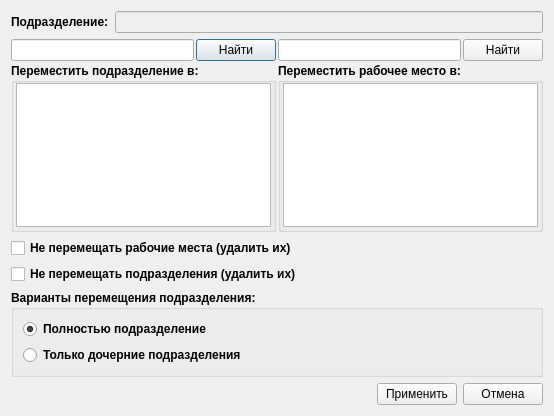
<?xml version="1.0" encoding="UTF-8"?>
<ui version="4.0">
 <class>MoveTreeItem</class>
 <widget class="QDialog" name="MoveTreeItem">
  <property name="geometry">
   <rect>
    <x>0</x>
    <y>0</y>
    <width>554</width>
    <height>416</height>
   </rect>
  </property>
  <property name="windowTitle">
   <string>Перемещение</string>
  </property>
  <layout class="QVBoxLayout" name="verticalLayout_6">
   <item>
    <layout class="QHBoxLayout" name="horizontalLayout">
     <item>
      <widget class="QLabel" name="label">
       <property name="font">
        <font>
         <weight>75</weight>
         <bold>true</bold>
        </font>
       </property>
       <property name="text">
        <string>Подразделение:</string>
       </property>
       <property name="buddy">
        <cstring>movedItem</cstring>
       </property>
      </widget>
     </item>
     <item>
      <widget class="QLineEdit" name="movedItem">
       <property name="enabled">
        <bool>false</bool>
       </property>
      </widget>
     </item>
    </layout>
   </item>
   <item>
    <layout class="QHBoxLayout" name="horizontalLayout_4">
     <property name="spacing">
      <number>2</number>
     </property>
     <item>
      <layout class="QVBoxLayout" name="verticalLayout_4">
       <item>
        <layout class="QHBoxLayout" name="horizontalLayout_2">
         <item>
          <widget class="QLineEdit" name="lineFilter"/>
         </item>
         <item>
          <widget class="QPushButton" name="findButton">
           <property name="text">
            <string>Найти</string>
           </property>
           <property name="icon">
            <iconset resource="../icons.qrc">
             <normaloff>:/16x16/find/ico/find_16x16.png</normaloff>:/16x16/find/ico/find_16x16.png</iconset>
           </property>
          </widget>
         </item>
        </layout>
       </item>
       <item>
        <widget class="QGroupBox" name="groupBox">
         <property name="font">
          <font>
           <weight>75</weight>
           <bold>true</bold>
          </font>
         </property>
         <property name="title">
          <string>Переместить подразделение в:</string>
         </property>
         <layout class="QVBoxLayout" name="verticalLayout">
          <property name="leftMargin">
           <number>2</number>
          </property>
          <property name="topMargin">
           <number>0</number>
          </property>
          <property name="rightMargin">
           <number>2</number>
          </property>
          <property name="bottomMargin">
           <number>2</number>
          </property>
          <item>
           <widget class="QTreeView" name="newParents">
            <property name="editTriggers">
             <set>QAbstractItemView::NoEditTriggers</set>
            </property>
            <property name="alternatingRowColors">
             <bool>true</bool>
            </property>
            <property name="rootIsDecorated">
             <bool>false</bool>
            </property>
            <property name="itemsExpandable">
             <bool>false</bool>
            </property>
            <property name="allColumnsShowFocus">
             <bool>true</bool>
            </property>
            <property name="expandsOnDoubleClick">
             <bool>false</bool>
            </property>
           </widget>
          </item>
         </layout>
        </widget>
       </item>
      </layout>
     </item>
     <item>
      <layout class="QVBoxLayout" name="verticalLayout_5">
       <item>
        <layout class="QHBoxLayout" name="horizontalLayout_5">
         <item>
          <widget class="QLineEdit" name="lineFilterWp"/>
         </item>
         <item>
          <widget class="QPushButton" name="findWpButton">
           <property name="text">
            <string>Найти</string>
           </property>
           <property name="icon">
            <iconset resource="../icons.qrc">
             <normaloff>:/16x16/find/ico/find_16x16.png</normaloff>:/16x16/find/ico/find_16x16.png</iconset>
           </property>
          </widget>
         </item>
        </layout>
       </item>
       <item>
        <widget class="QGroupBox" name="groupBox_2">
         <property name="font">
          <font>
           <weight>75</weight>
           <bold>true</bold>
          </font>
         </property>
         <property name="title">
          <string>Переместить рабочее место в:</string>
         </property>
         <layout class="QVBoxLayout" name="verticalLayout_3">
          <property name="leftMargin">
           <number>2</number>
          </property>
          <property name="topMargin">
           <number>0</number>
          </property>
          <property name="rightMargin">
           <number>2</number>
          </property>
          <property name="bottomMargin">
           <number>2</number>
          </property>
          <item>
           <widget class="QTreeView" name="newParentsWp">
            <property name="editTriggers">
             <set>QAbstractItemView::NoEditTriggers</set>
            </property>
            <property name="alternatingRowColors">
             <bool>true</bool>
            </property>
            <property name="rootIsDecorated">
             <bool>false</bool>
            </property>
            <property name="itemsExpandable">
             <bool>false</bool>
            </property>
            <property name="allColumnsShowFocus">
             <bool>true</bool>
            </property>
            <property name="expandsOnDoubleClick">
             <bool>false</bool>
            </property>
           </widget>
          </item>
         </layout>
        </widget>
       </item>
      </layout>
     </item>
    </layout>
   </item>
   <item>
    <widget class="QCheckBox" name="delWp">
     <property name="font">
      <font>
       <weight>75</weight>
       <bold>true</bold>
      </font>
     </property>
     <property name="text">
      <string>Не перемещать рабочие места (удалить их)</string>
     </property>
    </widget>
   </item>
   <item>
    <widget class="QCheckBox" name="delDep">
     <property name="font">
      <font>
       <weight>75</weight>
       <bold>true</bold>
      </font>
     </property>
     <property name="text">
      <string>Не перемещать подразделения (удалить их)</string>
     </property>
    </widget>
   </item>
   <item>
    <widget class="QGroupBox" name="moveVariants">
     <property name="font">
      <font>
       <weight>75</weight>
       <bold>true</bold>
      </font>
     </property>
     <property name="title">
      <string>Варианты перемещения подразделения:</string>
     </property>
     <layout class="QVBoxLayout" name="verticalLayout_2">
      <item>
       <widget class="QRadioButton" name="fullItem">
        <property name="text">
         <string>Полностью подразделение</string>
        </property>
        <property name="checked">
         <bool>true</bool>
        </property>
       </widget>
      </item>
      <item>
       <widget class="QRadioButton" name="onlyChildrenItem">
        <property name="text">
         <string>Только дочерние подразделения</string>
        </property>
       </widget>
      </item>
     </layout>
    </widget>
   </item>
   <item>
    <layout class="QHBoxLayout" name="horizontalLayout_3">
     <item>
      <spacer name="horizontalSpacer">
       <property name="orientation">
        <enum>Qt::Horizontal</enum>
       </property>
       <property name="sizeHint" stdset="0">
        <size>
         <width>40</width>
         <height>20</height>
        </size>
       </property>
      </spacer>
     </item>
     <item>
      <widget class="QPushButton" name="moveButton">
       <property name="text">
        <string>Применить</string>
       </property>
       <property name="icon">
        <iconset resource="../icons.qrc">
         <normaloff>:/16x16/apply/ico/apply_16x16.png</normaloff>:/16x16/apply/ico/apply_16x16.png</iconset>
       </property>
      </widget>
     </item>
     <item>
      <widget class="QPushButton" name="cancelButton">
       <property name="text">
        <string>Отмена</string>
       </property>
       <property name="icon">
        <iconset resource="../icons.qrc">
         <normaloff>:/16x16/cancelDel/ico/button_cancel_16x16 (1).png</normaloff>:/16x16/cancelDel/ico/button_cancel_16x16 (1).png</iconset>
       </property>
      </widget>
     </item>
    </layout>
   </item>
  </layout>
 </widget>
 <tabstops>
  <tabstop>movedItem</tabstop>
  <tabstop>lineFilter</tabstop>
  <tabstop>findButton</tabstop>
  <tabstop>newParents</tabstop>
  <tabstop>lineFilterWp</tabstop>
  <tabstop>findWpButton</tabstop>
  <tabstop>newParentsWp</tabstop>
  <tabstop>delWp</tabstop>
  <tabstop>delDep</tabstop>
  <tabstop>fullItem</tabstop>
  <tabstop>onlyChildrenItem</tabstop>
  <tabstop>moveButton</tabstop>
  <tabstop>cancelButton</tabstop>
 </tabstops>
 <resources>
  <include location="../icons.qrc"/>
 </resources>
 <connections>
  <connection>
   <sender>cancelButton</sender>
   <signal>clicked()</signal>
   <receiver>MoveTreeItem</receiver>
   <slot>reject()</slot>
   <hints>
    <hint type="sourcelabel">
     <x>543</x>
     <y>405</y>
    </hint>
    <hint type="destinationlabel">
     <x>67</x>
     <y>372</y>
    </hint>
   </hints>
  </connection>
  <connection>
   <sender>delWp</sender>
   <signal>clicked(bool)</signal>
   <receiver>newParentsWp</receiver>
   <slot>setDisabled(bool)</slot>
   <hints>
    <hint type="sourcelabel">
     <x>47</x>
     <y>257</y>
    </hint>
    <hint type="destinationlabel">
     <x>358</x>
     <y>217</y>
    </hint>
   </hints>
  </connection>
  <connection>
   <sender>delWp</sender>
   <signal>clicked(bool)</signal>
   <receiver>lineFilterWp</receiver>
   <slot>setDisabled(bool)</slot>
   <hints>
    <hint type="sourcelabel">
     <x>105</x>
     <y>251</y>
    </hint>
    <hint type="destinationlabel">
     <x>316</x>
     <y>51</y>
    </hint>
   </hints>
  </connection>
  <connection>
   <sender>delWp</sender>
   <signal>clicked(bool)</signal>
   <receiver>findWpButton</receiver>
   <slot>setDisabled(bool)</slot>
   <hints>
    <hint type="sourcelabel">
     <x>145</x>
     <y>249</y>
    </hint>
    <hint type="destinationlabel">
     <x>471</x>
     <y>51</y>
    </hint>
   </hints>
  </connection>
  <connection>
   <sender>delDep</sender>
   <signal>clicked(bool)</signal>
   <receiver>newParents</receiver>
   <slot>setDisabled(bool)</slot>
   <hints>
    <hint type="sourcelabel">
     <x>77</x>
     <y>276</y>
    </hint>
    <hint type="destinationlabel">
     <x>77</x>
     <y>222</y>
    </hint>
   </hints>
  </connection>
  <connection>
   <sender>delDep</sender>
   <signal>clicked(bool)</signal>
   <receiver>lineFilter</receiver>
   <slot>setDisabled(bool)</slot>
   <hints>
    <hint type="sourcelabel">
     <x>90</x>
     <y>274</y>
    </hint>
    <hint type="destinationlabel">
     <x>90</x>
     <y>56</y>
    </hint>
   </hints>
  </connection>
  <connection>
   <sender>delDep</sender>
   <signal>clicked(bool)</signal>
   <receiver>findButton</receiver>
   <slot>setDisabled(bool)</slot>
   <hints>
    <hint type="sourcelabel">
     <x>211</x>
     <y>275</y>
    </hint>
    <hint type="destinationlabel">
     <x>226</x>
     <y>57</y>
    </hint>
   </hints>
  </connection>
 </connections>
</ui>
